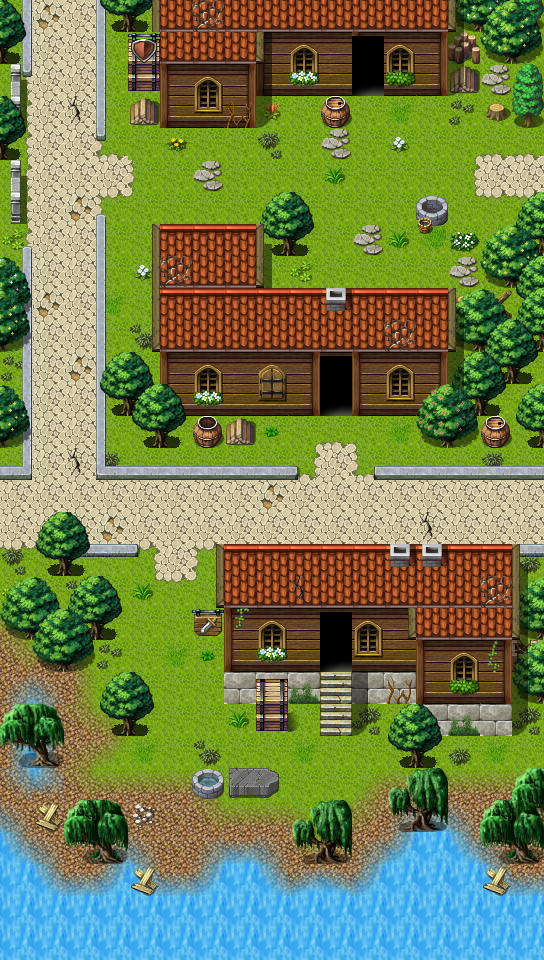

A 2D game scene composited from a Tiled map and its tileset images. What follows is a short description and the map's XML, with each tile layer's data collapsed to a summary:
An orthogonal 17x30 tile map with 32x32 px tiles, 4 tile layers (Base, Ground, Objects, Above), 2 hidden layers not drawn, 76 tilesets and 8 objects (6x mapchange, 2x spawn).

<map version="1.10" tiledversion="1.11.2" orientation="orthogonal" renderorder="right-down" width="17" height="30" tilewidth="32" tileheight="32" infinite="0" nextlayerid="11" nextobjectid="10">
 <tileset firstgid="1" name="map_bed_1" tilewidth="32" tileheight="32" tilecount="160" columns="16">
  <image source="../drawable/map_bed_1.png" width="512" height="320" />
 </tileset>
 <tileset firstgid="161" name="map_border_1" tilewidth="32" tileheight="32" tilecount="128" columns="16">
  <image source="../drawable/map_border_1.png" width="512" height="256" />
 </tileset>
 <tileset firstgid="289" name="map_bridge_1" tilewidth="32" tileheight="32" tilecount="128" columns="16">
  <image source="../drawable/map_bridge_1.png" width="512" height="256" />
 </tileset>
 <tileset firstgid="417" name="map_bridge_2" tilewidth="32" tileheight="32" tilecount="128" columns="16">
  <image source="../drawable/map_bridge_2.png" width="512" height="256" />
 </tileset>
 <tileset firstgid="545" name="map_broken_1" tilewidth="32" tileheight="32" tilecount="128" columns="16">
  <image source="../drawable/map_broken_1.png" width="512" height="256" />
 </tileset>
 <tileset firstgid="673" name="map_cavewall_1" tilewidth="32" tileheight="32" tilecount="108" columns="18">
  <image source="../drawable/map_cavewall_1.png" width="576" height="192" />
 </tileset>
 <tileset firstgid="781" name="map_cavewall_2" tilewidth="32" tileheight="32" tilecount="108" columns="18">
  <image source="../drawable/map_cavewall_2.png" width="576" height="192" />
 </tileset>
 <tileset firstgid="889" name="map_cavewall_3" tilewidth="32" tileheight="32" tilecount="108" columns="18">
  <image source="../drawable/map_cavewall_3.png" width="576" height="192" />
 </tileset>
 <tileset firstgid="997" name="map_cavewall_4" tilewidth="32" tileheight="32" tilecount="108" columns="18">
  <image source="../drawable/map_cavewall_4.png" width="576" height="192" />
 </tileset>
 <tileset firstgid="1105" name="map_chair_table_1" tilewidth="32" tileheight="32" tilecount="128" columns="16">
  <image source="../drawable/map_chair_table_1.png" width="512" height="256" />
 </tileset>
 <tileset firstgid="1233" name="map_chair_table_2" tilewidth="32" tileheight="32" tilecount="128" columns="16">
  <image source="../drawable/map_chair_table_2.png" width="512" height="256" />
 </tileset>
 <tileset firstgid="1361" name="map_crate_1" tilewidth="32" tileheight="32" tilecount="128" columns="16">
  <image source="../drawable/map_crate_1.png" width="512" height="256" />
 </tileset>
 <tileset firstgid="1489" name="map_cupboard_1" tilewidth="32" tileheight="32" tilecount="128" columns="16">
  <image source="../drawable/map_cupboard_1.png" width="512" height="256" />
 </tileset>
 <tileset firstgid="1617" name="map_curtain_1" tilewidth="32" tileheight="32" tilecount="128" columns="16">
  <image source="../drawable/map_curtain_1.png" width="512" height="256" />
 </tileset>
 <tileset firstgid="1745" name="map_entrance_1" tilewidth="32" tileheight="32" tilecount="128" columns="16">
  <image source="../drawable/map_entrance_1.png" width="512" height="256" />
 </tileset>
 <tileset firstgid="1873" name="map_entrance_2" tilewidth="32" tileheight="32" tilecount="128" columns="16">
  <image source="../drawable/map_entrance_2.png" width="512" height="256" />
 </tileset>
 <tileset firstgid="2001" name="map_fence_1" tilewidth="32" tileheight="32" tilecount="128" columns="16">
  <image source="../drawable/map_fence_1.png" width="512" height="256" />
 </tileset>
 <tileset firstgid="2129" name="map_fence_2" tilewidth="32" tileheight="32" tilecount="128" columns="16">
  <image source="../drawable/map_fence_2.png" width="512" height="256" />
 </tileset>
 <tileset firstgid="2257" name="map_fence_3" tilewidth="32" tileheight="32" tilecount="128" columns="16">
  <image source="../drawable/map_fence_3.png" width="512" height="256" />
 </tileset>
 <tileset firstgid="2385" name="map_fence_4" tilewidth="32" tileheight="32" tilecount="128" columns="16">
  <image source="../drawable/map_fence_4.png" width="512" height="256" />
 </tileset>
 <tileset firstgid="2513" name="map_ground_1" tilewidth="32" tileheight="32" tilecount="128" columns="16">
  <image source="../drawable/map_ground_1.png" width="512" height="256" />
 </tileset>
 <tileset firstgid="2641" name="map_ground_2" tilewidth="32" tileheight="32" tilecount="128" columns="16">
  <image source="../drawable/map_ground_2.png" width="512" height="256" />
 </tileset>
 <tileset firstgid="2769" name="map_ground_3" tilewidth="32" tileheight="32" tilecount="128" columns="16">
  <image source="../drawable/map_ground_3.png" width="512" height="256" />
 </tileset>
 <tileset firstgid="2897" name="map_ground_4" tilewidth="32" tileheight="32" tilecount="128" columns="16">
  <image source="../drawable/map_ground_4.png" width="512" height="256" />
 </tileset>
 <tileset firstgid="3025" name="map_ground_5" tilewidth="32" tileheight="32" tilecount="128" columns="16">
  <image source="../drawable/map_ground_5.png" width="512" height="256" />
 </tileset>
 <tileset firstgid="3153" name="map_ground_6" tilewidth="32" tileheight="32" tilecount="128" columns="16">
  <image source="../drawable/map_ground_6.png" width="512" height="256" />
 </tileset>
 <tileset firstgid="3281" name="map_ground_7" tilewidth="32" tileheight="32" tilecount="128" columns="16">
  <image source="../drawable/map_ground_7.png" width="512" height="256" />
 </tileset>
 <tileset firstgid="3409" name="map_ground_8" tilewidth="32" tileheight="32" tilecount="128" columns="16">
  <image source="../drawable/map_ground_8.png" width="512" height="256" />
 </tileset>
 <tileset firstgid="3537" name="map_house_1" tilewidth="32" tileheight="32" tilecount="128" columns="16">
  <image source="../drawable/map_house_1.png" width="512" height="256" />
 </tileset>
 <tileset firstgid="3665" name="map_house_2" tilewidth="32" tileheight="32" tilecount="128" columns="16">
  <image source="../drawable/map_house_2.png" width="512" height="256" />
 </tileset>
 <tileset firstgid="3793" name="map_indoor_1" tilewidth="32" tileheight="32" tilecount="128" columns="16">
  <image source="../drawable/map_indoor_1.png" width="512" height="256" />
 </tileset>
 <tileset firstgid="3921" name="map_indoor_2" tilewidth="32" tileheight="32" tilecount="128" columns="16">
  <image source="../drawable/map_indoor_2.png" width="512" height="256" />
 </tileset>
 <tileset firstgid="4049" name="map_kitchen_1" tilewidth="32" tileheight="32" tilecount="128" columns="16">
  <image source="../drawable/map_kitchen_1.png" width="512" height="256" />
 </tileset>
 <tileset firstgid="4177" name="map_outdoor_1" tilewidth="32" tileheight="32" tilecount="128" columns="16">
  <image source="../drawable/map_outdoor_1.png" width="512" height="256" />
 </tileset>
 <tileset firstgid="4305" name="map_pillar_1" tilewidth="32" tileheight="32" tilecount="128" columns="16">
  <image source="../drawable/map_pillar_1.png" width="512" height="256" />
 </tileset>
 <tileset firstgid="4433" name="map_pillar_2" tilewidth="32" tileheight="32" tilecount="128" columns="16">
  <image source="../drawable/map_pillar_2.png" width="512" height="256" />
 </tileset>
 <tileset firstgid="4561" name="map_plant_1" tilewidth="32" tileheight="32" tilecount="128" columns="16">
  <image source="../drawable/map_plant_1.png" width="512" height="256" />
 </tileset>
 <tileset firstgid="4689" name="map_plant_2" tilewidth="32" tileheight="32" tilecount="128" columns="16">
  <image source="../drawable/map_plant_2.png" width="512" height="256" />
 </tileset>
 <tileset firstgid="4817" name="map_rock_1" tilewidth="32" tileheight="32" tilecount="128" columns="16">
  <image source="../drawable/map_rock_1.png" width="512" height="256" />
 </tileset>
 <tileset firstgid="4945" name="map_rock_2" tilewidth="32" tileheight="32" tilecount="128" columns="16">
  <image source="../drawable/map_rock_2.png" width="512" height="256" />
 </tileset>
 <tileset firstgid="5073" name="map_roof_1" tilewidth="32" tileheight="32" tilecount="128" columns="16">
  <image source="../drawable/map_roof_1.png" width="512" height="256" />
 </tileset>
 <tileset firstgid="5201" name="map_roof_2" tilewidth="32" tileheight="32" tilecount="128" columns="16">
  <image source="../drawable/map_roof_2.png" width="512" height="256" />
 </tileset>
 <tileset firstgid="5329" name="map_roof_3" tilewidth="32" tileheight="32" tilecount="128" columns="16">
  <image source="../drawable/map_roof_3.png" width="512" height="256" />
 </tileset>
 <tileset firstgid="5457" name="map_shop_1" tilewidth="32" tileheight="32" tilecount="128" columns="16">
  <image source="../drawable/map_shop_1.png" width="512" height="256" />
 </tileset>
 <tileset firstgid="5585" name="map_sign_ladder_1" tilewidth="32" tileheight="32" tilecount="128" columns="16">
  <image source="../drawable/map_sign_ladder_1.png" width="512" height="256" />
 </tileset>
 <tileset firstgid="5713" name="map_table_1" tilewidth="32" tileheight="32" tilecount="128" columns="16">
  <image source="../drawable/map_table_1.png" width="512" height="256" />
 </tileset>
 <tileset firstgid="5841" name="map_trail_1" tilewidth="32" tileheight="32" tilecount="128" columns="16">
  <image source="../drawable/map_trail_1.png" width="512" height="256" />
 </tileset>
 <tileset firstgid="5969" name="map_transition_1" tilewidth="32" tileheight="32" tilecount="128" columns="16">
  <image source="../drawable/map_transition_1.png" width="512" height="256" />
 </tileset>
 <tileset firstgid="6097" name="map_transition_2" tilewidth="32" tileheight="32" tilecount="128" columns="16">
  <image source="../drawable/map_transition_2.png" width="512" height="256" />
 </tileset>
 <tileset firstgid="6225" name="map_transition_3" tilewidth="32" tileheight="32" tilecount="128" columns="16">
  <image source="../drawable/map_transition_3.png" width="512" height="256" />
 </tileset>
 <tileset firstgid="6353" name="map_transition_4" tilewidth="32" tileheight="32" tilecount="128" columns="16">
  <image source="../drawable/map_transition_4.png" width="512" height="256" />
 </tileset>
 <tileset firstgid="6481" name="map_transition_5" tilewidth="32" tileheight="32" tilecount="128" columns="16">
  <image source="../drawable/map_transition_5.png" width="512" height="256" />
 </tileset>
 <tileset firstgid="6609" name="map_wall_1" tilewidth="32" tileheight="32" tilecount="128" columns="16">
  <image source="../drawable/map_wall_1.png" width="512" height="256" />
 </tileset>
 <tileset firstgid="6737" name="map_wall_2" tilewidth="32" tileheight="32" tilecount="120" columns="15">
  <image source="../drawable/map_wall_2.png" width="480" height="256" />
 </tileset>
 <tileset firstgid="6857" name="map_wall_3" tilewidth="32" tileheight="32" tilecount="120" columns="15">
  <image source="../drawable/map_wall_3.png" width="480" height="256" />
 </tileset>
 <tileset firstgid="6977" name="map_wall_4" tilewidth="32" tileheight="32" tilecount="120" columns="15">
  <image source="../drawable/map_wall_4.png" width="480" height="256" />
 </tileset>
 <tileset firstgid="7097" name="map_window_1" tilewidth="32" tileheight="32" tilecount="128" columns="16">
  <image source="../drawable/map_window_1.png" width="512" height="256" />
 </tileset>
 <tileset firstgid="7225" name="map_window_2" tilewidth="32" tileheight="32" tilecount="128" columns="16">
  <image source="../drawable/map_window_2.png" width="512" height="256" />
 </tileset>
 <tileset firstgid="7353" name="map_fence_1" tilewidth="32" tileheight="32" tilecount="128" columns="16">
  <image source="../drawable/map_fence_1.png" width="512" height="256" />
 </tileset>
 <tileset firstgid="7481" name="map_roof_1" tilewidth="32" tileheight="32" tilecount="128" columns="16">
  <image source="../drawable/map_roof_1.png" width="512" height="256" />
 </tileset>
 <tileset firstgid="7609" name="map_sign_ladder_1" tilewidth="32" tileheight="32" tilecount="128" columns="16">
  <image source="../drawable/map_sign_ladder_1.png" width="512" height="256" />
 </tileset>
 <tileset firstgid="7737" name="map_plant_1" tilewidth="32" tileheight="32" tilecount="128" columns="16">
  <image source="../drawable/map_plant_1.png" width="512" height="256" />
 </tileset>
 <tileset firstgid="7865" name="map_trail_1" tilewidth="32" tileheight="32" tilecount="128" columns="16">
  <image source="../drawable/map_trail_1.png" width="512" height="256" />
 </tileset>
 <tileset firstgid="7993" name="map_entrance_1" tilewidth="32" tileheight="32" tilecount="128" columns="16">
  <image source="../drawable/map_entrance_1.png" width="512" height="256" />
 </tileset>
 <tileset firstgid="8121" name="map_trail_1" tilewidth="32" tileheight="32" tilecount="128" columns="16">
  <image source="../drawable/map_trail_1.png" width="512" height="256" />
 </tileset>
 <tileset firstgid="8249" name="map_rock_1" tilewidth="32" tileheight="32" tilecount="128" columns="16">
  <image source="../drawable/map_rock_1.png" width="512" height="256" />
 </tileset>
 <tileset firstgid="8377" name="map_window_1" tilewidth="32" tileheight="32" tilecount="128" columns="16">
  <image source="../drawable/map_window_1.png" width="512" height="256" />
 </tileset>
 <tileset firstgid="8505" name="map_border_1" tilewidth="32" tileheight="32" tilecount="128" columns="16">
  <image source="../drawable/map_border_1.png" width="512" height="256" />
 </tileset>
 <tileset firstgid="8633" name="map_tree_2" tilewidth="32" tileheight="32" tilecount="128" columns="16">
  <image source="../drawable/map_tree_2.png" width="512" height="256" />
 </tileset>
 <tileset firstgid="8761" name="map_tree_1" tilewidth="32" tileheight="32" tilecount="128" columns="16">
  <image source="../drawable/map_tree_1.png" width="512" height="256" />
 </tileset>
 <tileset firstgid="8889" name="map_tree_3" tilewidth="32" tileheight="32" tilecount="544" columns="32">
  <image source="../drawable/map_tree_3.png" width="1024" height="544" />
 </tileset>
 <tileset firstgid="9433" name="map_fence_4" tilewidth="32" tileheight="32" tilecount="128" columns="16">
  <image source="../drawable/map_fence_4.png" width="512" height="256" />
 </tileset>
 <tileset firstgid="9561" name="map_ground_1" tilewidth="32" tileheight="32" tilecount="128" columns="16">
  <image source="../drawable/map_ground_1.png" width="512" height="256" />
 </tileset>
 <tileset firstgid="9689" name="map_ground_2" tilewidth="32" tileheight="32" tilecount="128" columns="16">
  <image source="../drawable/map_ground_2.png" width="512" height="256" />
 </tileset>
 <tileset firstgid="9817" name="map_wall_3" tilewidth="32" tileheight="32" tilecount="120" columns="15">
  <image source="../drawable/map_wall_3.png" width="480" height="256" />
 </tileset>
 <tileset firstgid="9937" name="map_brightport" tilewidth="32" tileheight="32" tilecount="112" columns="16">
  <image source="../drawable/map_brightport.png" width="512" height="224" />
 </tileset>
 <layer id="9" name="Base" width="17" height="30">
  <data>[510 cells, 24 non-empty, 3 distinct tile ids]</data>
 </layer>
 <layer id="1" name="Ground" width="17" height="30">
  <data>[510 cells, 510 non-empty, 29 distinct tile ids]</data>
 </layer>
 <layer id="2" name="Objects" width="17" height="30">
  <data>[510 cells, 255 non-empty, 86 distinct tile ids]</data>
 </layer>
 <layer id="3" name="Above" width="17" height="30">
  <data>[510 cells, 122 non-empty, 54 distinct tile ids]</data>
 </layer>
 <layer id="10" name="Top" width="17" height="30" visible="0">
  <data>[510 cells, 1 non-empty, 1 distinct tile ids]</data>
 </layer>
 <layer id="4" name="Walkable" width="17" height="30" visible="0">
  <data>[510 cells, 289 non-empty, 2 distinct tile ids]</data>
 </layer>
 <objectgroup id="5" name="Mapevents" visible="0">
  <object id="1" name="east" type="mapchange" x="512" y="96" width="32" height="704">
   <properties>
    <property name="map" value="brightport5" />
    <property name="place" value="west" />
   </properties>
  </object>
  <object id="2" name="north" type="mapchange" x="32" y="0" width="64" height="32">
   <properties>
    <property name="map" value="brightport4" />
    <property name="place" value="south" />
   </properties>
  </object>
  <object id="3" name="west" type="mapchange" x="0" y="480" width="32" height="224">
   <properties>
    <property name="map" value="brightport1" />
    <property name="place" value="east" />
   </properties>
  </object>
  <object id="4" name="armor" type="mapchange" x="352" y="64" width="32" height="32">
   <properties>
    <property name="map" value="brightport_armorer" />
    <property name="place" value="entrance" />
   </properties>
  </object>
  <object id="5" name="forenza" type="mapchange" x="320" y="384" width="32" height="32">
   <properties>
    <property name="map" value="brightport_forenza" />
    <property name="place" value="entrance" />
   </properties>
  </object>
  <object id="6" name="weapon" type="mapchange" x="320" y="640" width="32" height="32">
   <properties>
    <property name="map" value="brightport_weapon" />
    <property name="place" value="entrance" />
   </properties>
  </object>
 </objectgroup>
 <objectgroup id="6" name="Spawn" visible="0">
  <object id="7" name="brightportcitizen" type="spawn" x="32" y="64" width="64" height="384">
   <properties>
    <property name="spawngroup" value="brightportcitizen" />
   </properties>
  </object>
  <object id="8" name="brightportcitizen" type="spawn" x="96" y="480" width="384" height="64">
   <properties>
    <property name="spawngroup" value="brightportcitizen" />
   </properties>
  </object>
 </objectgroup>
 <objectgroup id="7" name="Keys" />
 <objectgroup id="8" name="Replace" />
</map>
